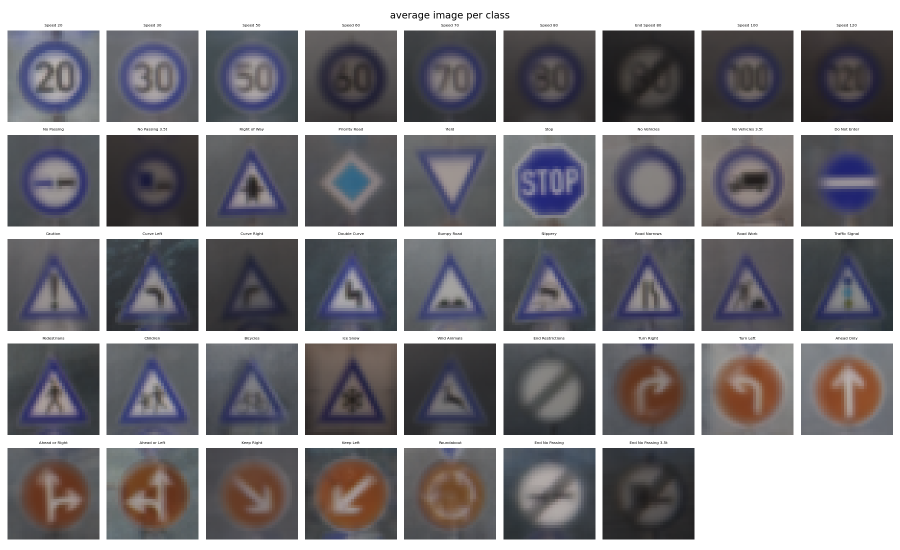
#> input picture mean_images.png, 1800 x 1100 px (shown at 1/2 size)
$ python -i feature_extraction.py   (imports and definitions only)
#> lines starting #> are read from the running program, lines starting #| are printed output that depends on the picture
import numpy as np
from PIL import Image
from skimage.feature import hog
from skimage.color import rgb2gray


class FeatureExtractor:
    """
    Extract features from images.
    Current methods accept either file paths or numpy arrays representing images.
    Provides HOG and color histogram features to extract a concatenated feature vector.
    """

    def __init__(self, resize=None, hog_params=None, hist_bins=32):
        # resize: (width, height) or None
        self.resize = resize
        self.hist_bins = hist_bins
        self.hog_params = {} if hog_params is None else hog_params

    def _load_image(self, img):
        if isinstance(img, str):
            im = Image.open(img).convert('RGB')
            if self.resize:
                im = im.resize(self.resize)
            return np.asarray(im)
        elif hasattr(img, 'shape'):
            # numpy array must be either HxWxC or HxW
            im = img
            if self.resize:
                im = np.asarray(Image.fromarray(im).resize(self.resize))
            if im.ndim == 2:
                # grayscale to RGB
                im = np.stack([im, im, im], axis=-1)
            return im
        else:
            raise ValueError('Unsupported image input type')

    def extract_hog(self, img):
        im = self._load_image(img)
        gray = rgb2gray(im)
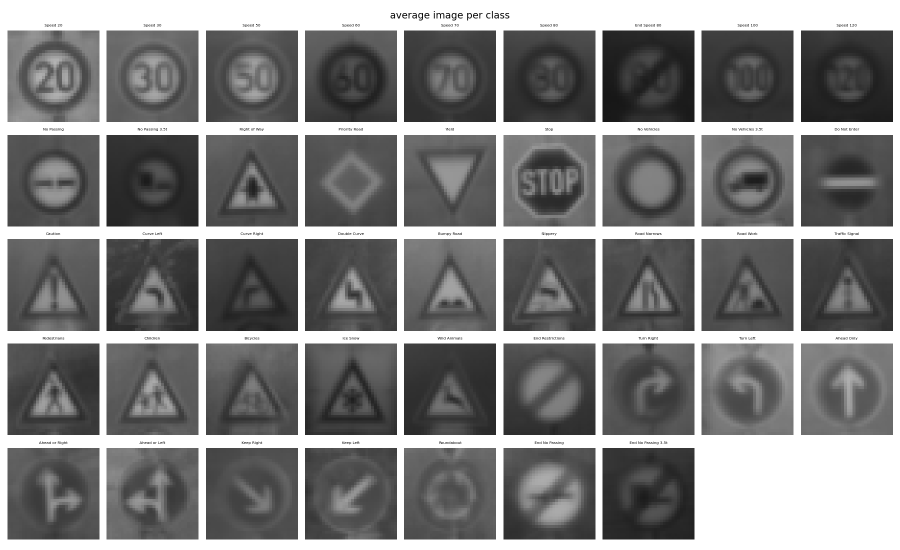
#> gray: shape (1100, 1800) float64 (shown at 1/2 size); min 0, max 1, mean 0.5
        features = hog(gray, **self.hog_params)
        return features

    def color_histogram(self, img, bins=None, normalize=True):
#> called with normalize = True
        im = self._load_image(img)
        bins = self.hist_bins if bins is None else bins
        chans = []
        for c in range(3):
            h, _ = np.histogram(im[:, :, c], bins=bins, range=(0, 255))
            chans.append(h.astype(np.float32))
#> after the loop, chans = 3 items
        feat = np.concatenate(chans)
#> feat = 96 values, max 523225 at index 31, min 47 at index 66, mean 61875
        if normalize:
            s = feat.sum()
#> s = 5940000
            if s > 0:
                feat = feat / s
#> feat = 96 values, max 0.0881 at index 31, min 7.91e-06 at index 66, mean 0.0104
        return feat

    def extract(self, img, which=('hog', 'hist')):
        pieces = []
        if 'hog' in which:
            pieces.append(self.extract_hog(img))
        if 'hist' in which:
            pieces.append(self.color_histogram(img))
        if not pieces:
            raise ValueError('No feature types requested')
        return np.concatenate(pieces)

    def extract_from_list(self, images, which=('hog', 'hist'), verbose=False):
        """images: list of file paths or numpy arrays. Returns numpy array of features."""
        feats = []
        for i, im in enumerate(images):
            feats.append(self.extract(im, which=which))
            if verbose and (i + 1) % 100 == 0:
                print(f"Extracted features from {i+1} images")
        return np.vstack(feats)

>>> import cv2
>>> picture = cv2.cvtColor(cv2.imread('mean_images.png'), cv2.COLOR_BGR2RGB)
>>> result = FeatureExtractor().extract(picture)
